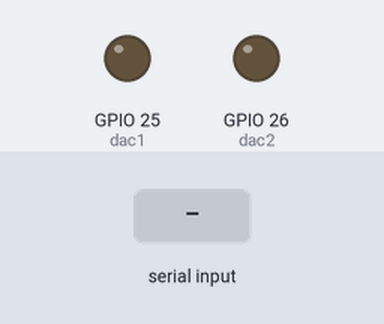
Bench run of a sketch on a simulated ESP32. Parts: output pins drawn as LEDs (lit = HIGH). The test bench sets the inputs (shaded band).

Above: at 1.8 s.
1.9 s: "90,45\n" received over Serial
At 2.6 s:
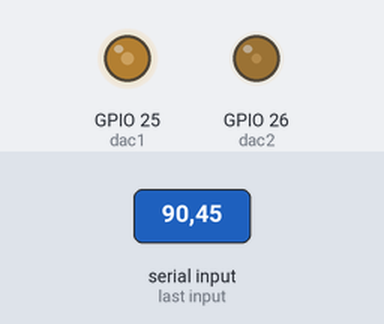
3.5 s: "30,150\n" received over Serial
At 3.8 s:
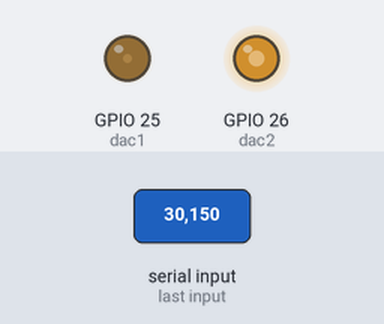
5.0 s: "1,90\n" received over Serial
At 6.2 s:
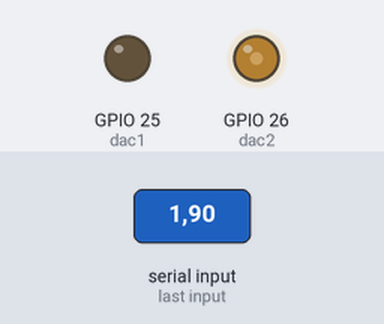
Timing chart, 0 to 8.0 s (numbered marks = the images above; inputs shaded):
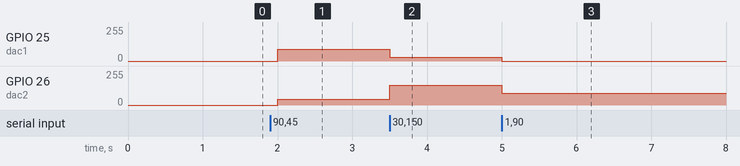

Measured:
- after the input at 1.9 s, GPIO 25 (dac1): 0/255 → 89/255 after 0.10 s; GPIO 26 (dac2): 0/255 → 44/255 after 0.10 s
- after the input at 3.5 s, GPIO 25 (dac1): 89/255 → 30/255 at once; GPIO 26 (dac2): 44/255 → 149/255 at once
- after the input at 5.0 s, GPIO 25 (dac1): 30/255 → 0/255 at once; GPIO 26 (dac2): 149/255 → 89/255 at once

The sketch:

final_code.ino
```cpp
#include <HardwareSerial.h>

// Configure DAC pins
const int dac1 = 25;
const int dac2 = 26;


void setup() {
  // Initialize baud rate for serial communication
  Serial.begin(9600);

  // Configure DAC pins
  pinMode(dac1, OUTPUT);
  pinMode(dac2, OUTPUT);
}

void loop() {
  // Wait for serial input
  while (Serial.available() < 1) {
    delay(500);
  }

  // Read serial input and remove leading/trailing whitespaces
  String input_values = Serial.readStringUntil('\n');
  input_values.trim();

  // Find the position of the comma in the input string
  int comma_index = input_values.indexOf(",");
  if (comma_index < 0) {
  // If no comma found, exit the loop and wait for the next input
    return;
  }

  // Extract the substrings before and after the comma
  String digital_value1_ = input_values.substring(0, comma_index);
  String digital_value2_ = input_values.substring(comma_index + 1);

  // Convert the string values to float data type

  float digital_value1 = digital_value1_.toFloat();
  float digital_value2 = digital_value2_.toFloat();

  // Convert the floating-point values to voltages
  float first_voltage = (digital_value1 / 255.0) * 3.3;
  float second_voltage = (digital_value2 / 255.0) * 3.3;

  // Output voltages to DAC pins (converting voltage to 8-bit DAC value)
  dacWrite(dac1, (int)((first_voltage / 3.3) * 255));
  dacWrite(dac2, (int)((second_voltage / 3.3) * 255));

}
```
